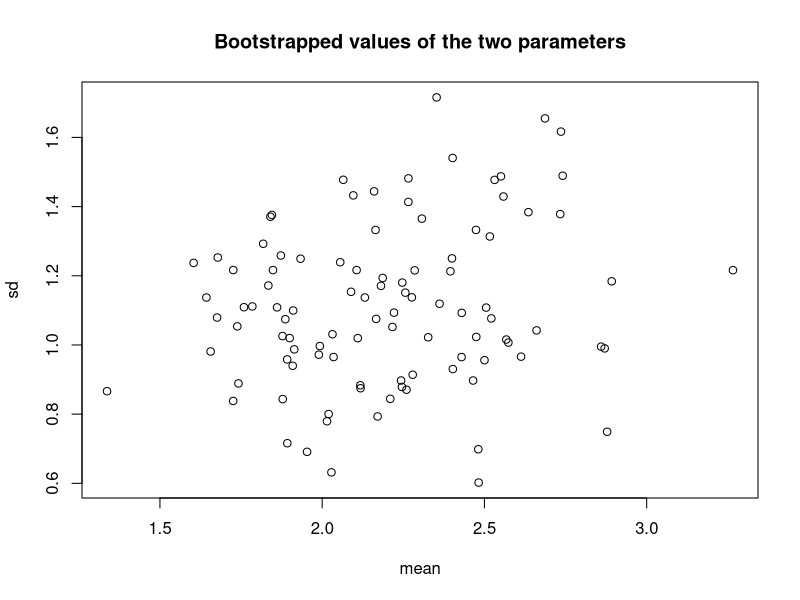
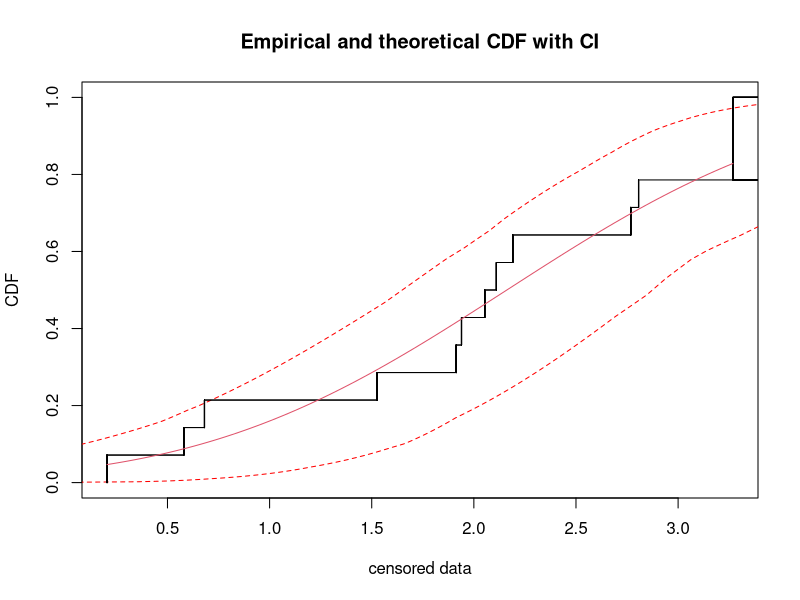
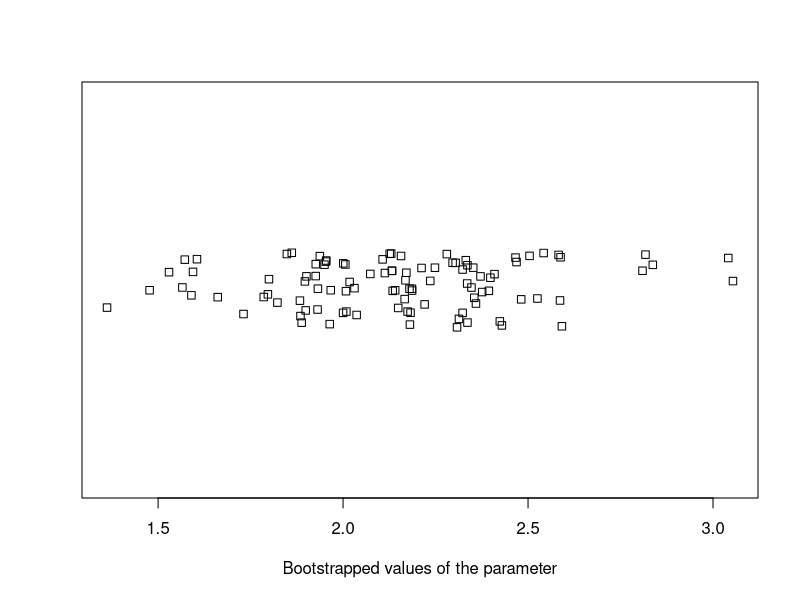

The R source for these figures, in order:
library(fitdistrplus)


### Name: bootdistcens
### Title: Bootstrap simulation of uncertainty for censored data
### Aliases: bootdistcens plot.bootdistcens print.bootdistcens
###   summary.bootdistcens
### Keywords: distribution

### ** Examples

# We choose a low number of bootstrap replicates in order to satisfy CRAN running times
# constraint.
# For practical applications, we recommend to use at least niter=501 or niter=1001.

# (1) Fit of a normal distribution to fluazinam data in log10
# followed by nonparametric bootstrap and calculation of quantiles
# with 95 percent confidence intervals
#
data(fluazinam)
(d1 <-log10(fluazinam))
f1 <- fitdistcens(d1, "norm")
b1 <- bootdistcens(f1, niter = 101)
b1
summary(b1)
plot(b1)
quantile(b1)
CIcdfplot(b1, CI.output = "quantile")

# (2) Estimation of the mean of the normal distribution 
# by maximum likelihood with the standard deviation fixed at 1 
# using the argument fix.arg
# followed by nonparametric bootstrap 
# and calculation of quantiles with 95 percent confidence intervals
#
f1b <- fitdistcens(d1, "norm", start = list(mean = 1),fix.arg = list(sd = 1))
b1b <- bootdistcens(f1b, niter = 101)
summary(b1b)
plot(b1b)
quantile(b1b)

# (3) comparison of sequential and parallel versions of bootstrap
# to be tried with a greater number of iterations (1001 or more)
#
## Not run: 
##D niter <- 1001
##D data(fluazinam)
##D d1 <-log10(fluazinam)
##D f1 <- fitdistcens(d1, "norm")
##D 
##D # sequential version
##D ptm <- proc.time()
##D summary(bootdistcens(f1, niter = niter))
##D proc.time() - ptm
##D 
##D # parallel version using snow
##D require(parallel)
##D ptm <- proc.time()
##D summary(bootdistcens(f1, niter = niter, parallel = "snow", ncpus = 4))
##D proc.time() - ptm
##D 
##D # parallel version using multicore (not available on Windows)
##D ptm <- proc.time()
##D summary(bootdistcens(f1, niter = niter, parallel = "multicore", ncpus = 4))
##D proc.time() - ptm
## End(Not run)
